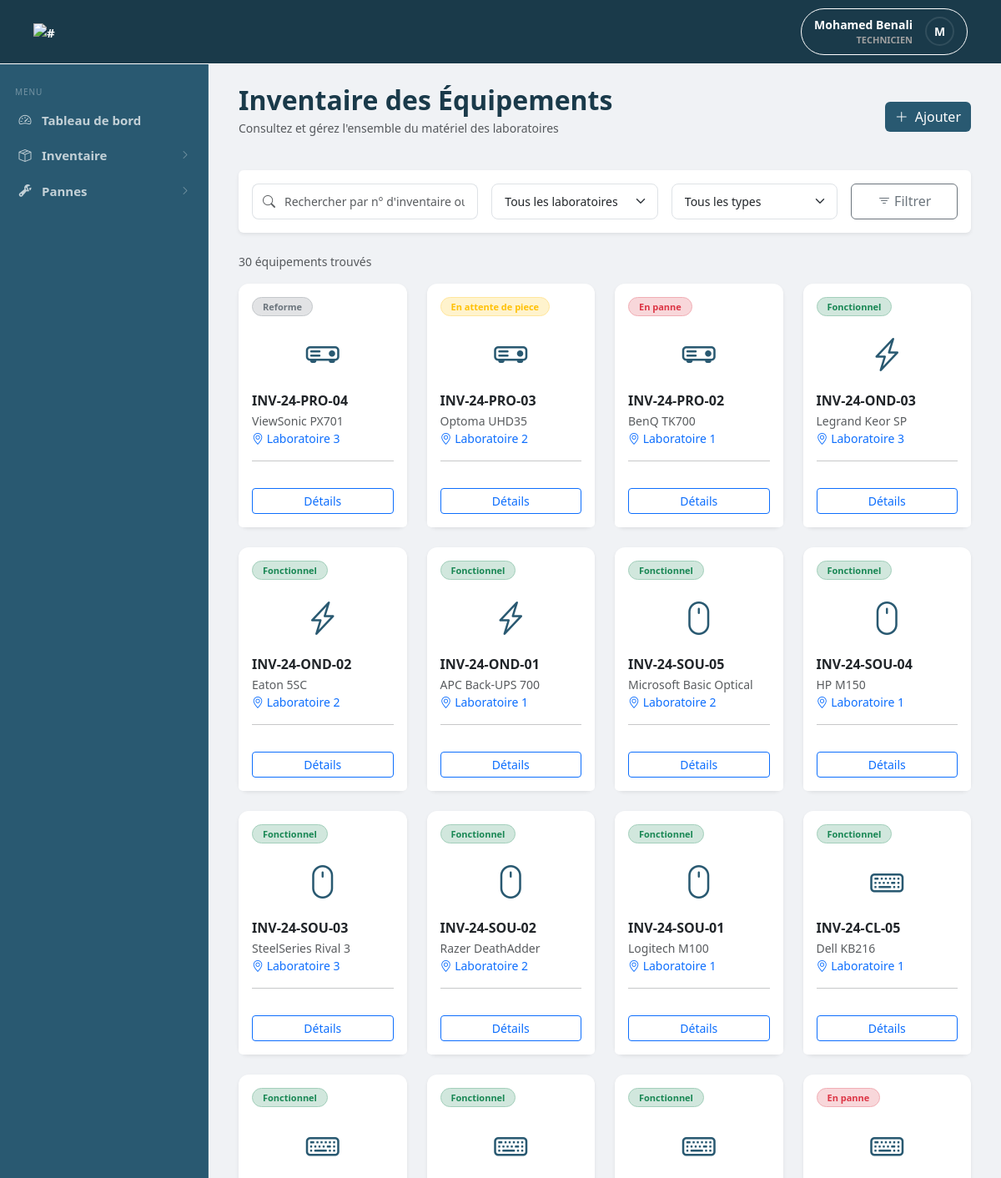
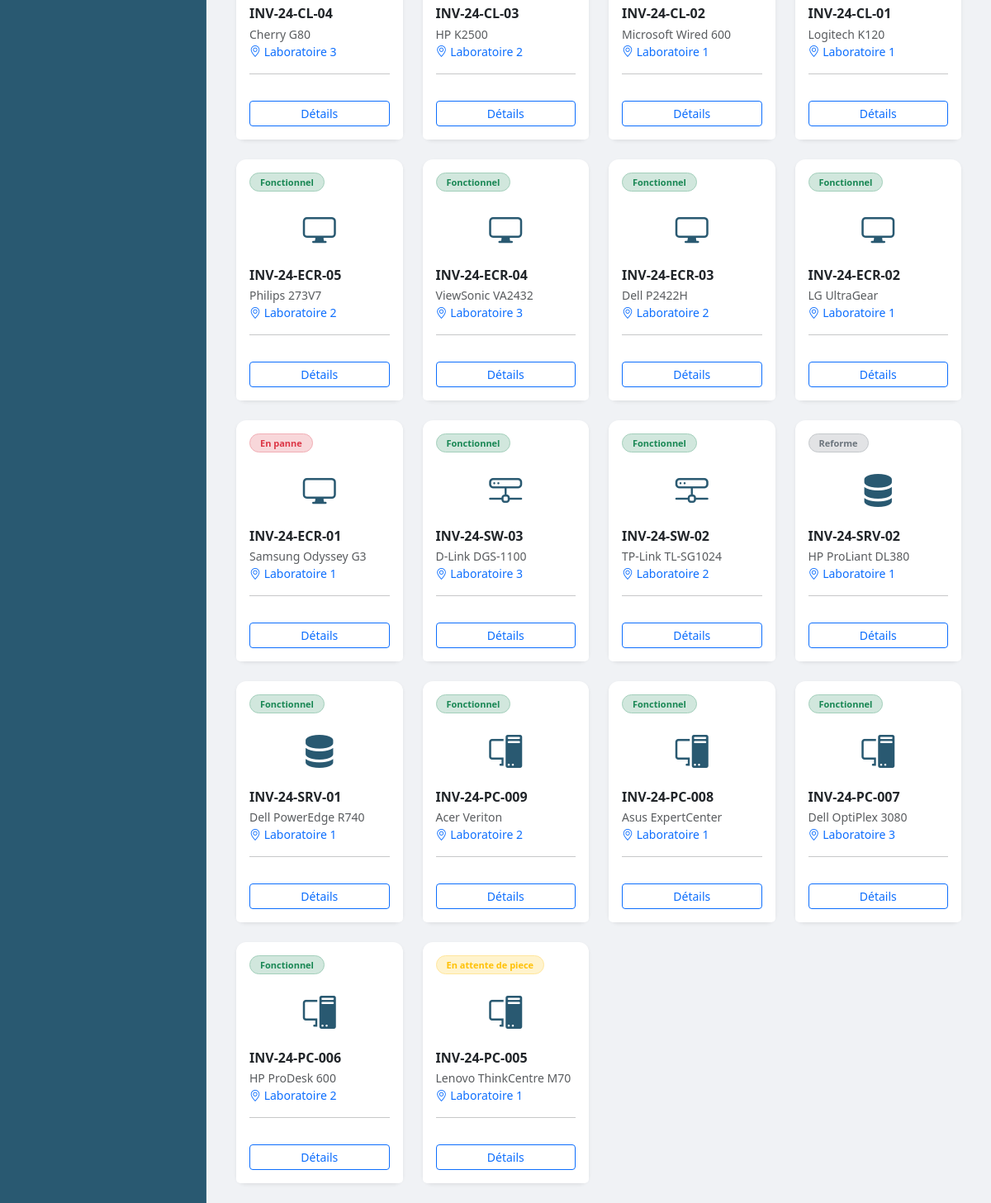
Screenshot of /technicien/equipements.php (signed in) with the database file from the repository (2 pictures, top to bottom).
### tables this page shows
CREATE TABLE utilisateur (
  id               INT UNSIGNED AUTO_INCREMENT PRIMARY KEY,
  nom              VARCHAR(50)  NOT NULL,
  prenom           VARCHAR(50)  NOT NULL,
  email            VARCHAR(100) NOT NULL UNIQUE,
  mot_de_passe     VARCHAR(255) NOT NULL, 
  role             ENUM('technicien','enseignant','chef departement','service enseignement','vacataire') NOT NULL,
  actif            BOOLEAN DEFAULT TRUE,
  date_expiration  DATE DEFAULT NULL
);

CREATE TABLE equipement (
  id                INT UNSIGNED AUTO_INCREMENT PRIMARY KEY,
  num_inventaire    VARCHAR(50)  NOT NULL UNIQUE, 
  salle_id          INT UNSIGNED NOT NULL,
  poste             VARCHAR(20),
  type              ENUM('PC','switch','serveur','ecran','clavier','souris','onduleur','projecteur') NOT NULL,
  marque            VARCHAR(50),
  modele            VARCHAR(50),
  num_serie         VARCHAR(100),
  date_acquisition  DATE,
  etat              ENUM('fonctionnel','en panne','en reparation','en attente de piece','reforme') NOT NULL DEFAULT 'fonctionnel',
  CONSTRAINT fk_equip_salle FOREIGN KEY (salle_id) REFERENCES salle(id) ON DELETE CASCADE
);

CREATE TABLE salle (
  id         INT UNSIGNED AUTO_INCREMENT PRIMARY KEY,
  nom        VARCHAR(50)  NOT NULL,
  capacite   TINYINT UNSIGNED NOT NULL DEFAULT 0,
  type       ENUM('Standard','Réseau','IA','Serveur') NOT NULL DEFAULT 'Standard'
);

### technicien/equipements.php (the view, shortened to what this page needs)
<?php
$custom_css = "../assets/css/technicien/equipements.css";
include '../includes/header.php';
require_once '../db_config.php';
$sql = "SELECT e.*, s.nom AS nom_salle
        FROM equipement e
        JOIN salle s ON e.salle_id = s.id";
$sql .= " ORDER BY e.id DESC";
$stmt = $conn->prepare($sql);
$stmt->execute();
$query_result = $stmt->get_result();
$equipements = [];
while ($row = $query_result->fetch_assoc()) {
    $equipements[] = $row;
}
$total = count($equipements);
?>
<main class="page-content">
  <div class="container-fluid">
    <div class="d-flex justify-content-between align-items-center mb-4">
      <div>
        <h2 class="fw-bold mb-1" style="color: #1a3a4a;">Inventaire des Équipements</h2>
        <p class="text-muted small">Consultez et gérez l'ensemble du matériel des laboratoires</p>
      </div>
      <a href="ajouter_equipement.php" class="btn btn-primary d-flex align-items-center gap-2" style="background-color: #295971; border: none;">
        <i class="bi bi-plus-lg"></i> Ajouter
      </a>
    </div>
    <div class="card border-0 shadow-sm mb-4">
      <div class="card-body p-3">
        <form action="" method="GET" class="row g-3">
          <div class="col-lg-4 col-md-6">
            <div class="input-group">
              <span class="input-group-text bg-white border-end-0 text-muted">
                <i class="bi bi-search"></i>
              </span>
              <input
                type="text"
                name="search"
                class="form-control border-start-0 ps-0"
                placeholder="Rechercher par n° d'inventaire ou modèle..."
                value="<?= htmlspecialchars($_GET['search'] ?? '') ?>">
            </div>
          </div>
          <div class="col-lg-3 col-md-6">
            <select name="salle" class="form-select">
              <option value="">Tous les laboratoires</option>
            </select>
          </div>
          <div class="col-lg-3 col-md-6">
            <select name="type" class="form-select">
              <option value="">Tous les types</option>
            </select>
          </div>
          <div class="col-lg-2 col-md-6 d-flex gap-2">
            <button type="submit" class="btn btn-outline-secondary w-100">
              <i class="bi bi-filter"></i> Filtrer
            </button>
          </div>
        </form>
      </div>
    </div>
    <p class="text-muted small mb-3">
      <?= $total ?> équipement<?= $total > 1 ? 's' : '' ?> trouvé<?= $total > 1 ? 's' : '' ?>
    </p>
    <div class="row g-4">
      <?php if ($total > 0): ?>
        <?php foreach ($equipements as $row): ?>
          <?php
          switch (strtolower($row['type'])) {
              case 'pc':         $icon = "bi-pc-display";       break;
              case 'projecteur': $icon = "bi-projector";        break;
              case 'switch':     $icon = "bi-hdd-network";      break;
              case 'ecran':      $icon = "bi-display";          break;
              case 'serveur':    $icon = "bi-server";           break;
              case 'onduleur':   $icon = "bi-lightning-charge"; break;
              case 'souris':     $icon = "bi-mouse";            break;
              case 'clavier':    $icon = "bi-keyboard";         break;
          }
          switch (strtolower($row['etat'])) {
              case 'fonctionnel':
                  $badge_class = "bg-success-subtle text-success border-success-subtle"; break;
              case 'en panne':
                  $badge_class = "bg-danger-subtle text-danger border-danger-subtle"; break;
              case 'en reparation':
              case 'en attente de piece':
                  $badge_class = "bg-warning-subtle text-warning border-warning-subtle"; break;
              default:
                  $badge_class = "bg-secondary-subtle text-secondary border-secondary-subtle"; break;
          }
          ?>
          <div class="col-xl-3 col-lg-4 col-md-6">
            <div class="card h-100 border-0 shadow-sm item-card">
              <div class="card-body">
                <div class="d-flex justify-content-between align-items-start mb-3">
                  <span class="badge <?= $badge_class ?> border rounded-pill">
                    <?= htmlspecialchars(ucfirst($row['etat'])) ?>
                  </span>
                </div>
                <div class="text-center mb-3">
                  <i class="bi <?= $icon ?>" style="font-size: 2.5rem; color: #295971;"></i>
                </div>
                <h6 class="fw-bold mb-1"><?= htmlspecialchars($row['num_inventaire']) ?></h6>
                <p class="text-muted small mb-0"><?= htmlspecialchars($row['marque'] . ' ' . $row['modele']) ?></p>
                <p class="text-primary small mb-3">
                  <i class="bi bi-geo-alt"></i> <?= htmlspecialchars($row['nom_salle']) ?>
                </p>
                <hr class="opacity-25">
              </div>
              <div class="card-footer bg-white border-0 p-3 pt-0">
                <a href="fiche_equipement.php?id=<?php echo $row['id']; ?>" class="btn btn-sm btn-outline-primary w-100">Détails</a>
              </div>
            </div>
          </div>
        <?php endforeach; ?>
      <?php endif; ?>
    </div>
  </div>
</main>
<?php include '../includes/footer.php'; ?>

### includes/header.php (shortened to what this page needs)
<?php
require_once __DIR__ . '/../db_config.php';
$user_name = "Invité";
$user_role = "Aucun";
$avatar_letter = "U";
if (isset($_SESSION['user_id'])) {
    $user_id = $_SESSION['user_id'];
    $sql = "SELECT nom, prenom, role FROM utilisateur WHERE id = ?";
    $stmt = $conn->prepare($sql);
    $stmt->bind_param("i", $user_id);
    $stmt->execute();
    $result = $stmt->get_result();
    if ($row = $result->fetch_assoc()) {
        $user_name = $row['prenom'] . ' ' . $row['nom'];
        $user_role = $row['role'];
        $avatar_letter = strtoupper(substr($row['prenom'], 0, 1));
    }
}
?>
<!DOCTYPE html>
<html lang="fr">
<head>
    <link rel="stylesheet" href="https://cdn.jsdelivr.net/npm/bootstrap@5.3.2/dist/css/bootstrap.min.css">
    <link rel="stylesheet" href="https://cdn.jsdelivr.net/npm/bootstrap-icons@1.11.3/font/bootstrap-icons.min.css">
    <link rel="stylesheet" href="..\assets\css\includes\header.css">
    <?php
    if (isset($custom_css)): ?>
        <link rel="stylesheet" href="<?php echo $custom_css; ?>">
    <?php endif; ?>
</head>
<body>
<header class="main-header">
  <div class="header-container">
    <a href="#">
    <div class="app-logo">
      <span><img src="https://i.postimg.cc/KYqMXX8q/svgviewer-png-output.png" alt="#" height="67"></span>
    </div>
    </a>
    <div class="user-profile-dropdown" id="profileTrigger">
      <div class="profile-info">
        <span class="user-name"><?php echo htmlspecialchars($user_name); ?></span>
        <span class="user-role"><?php echo htmlspecialchars($user_role); ?></span>
      </div>
      <div class="avatar role-a"><?php echo $avatar_letter; ?></div>
    </div>
  </div>
</header>
  <div class="page-layout">
  <aside class="sidebar">
    <div class="sidebar-section-label">Menu</div>
    <?php
    $role_clean = strtolower($user_role);
    if ($role_clean === 'chef departement'): ?>
        <a href="../chef/dashboard.php" class="sidebar-item"><i class="bi bi-speedometer2"></i> <span>Tableau de bord</span></a>
        <div class="sidebar-item sidebar-toggle" id="toggleInventaire">
            <i class="bi bi-box-seam"></i> <span>Inventaire</span> <i class="bi bi-chevron-right sidebar-arrow"></i>
        </div>
        <div class="sidebar-submenu" id="submenuInventaire">
            <a href="../chef/inventaire.php" class="sidebar-subitem"><i class="bi bi-pc-display"></i> Équipements</a>
            <a href="#" class="sidebar-subitem"><i class="bi bi-file-earmark-pdf"></i> Rapport PDF</a>
        </div>
        <div class="sidebar-item sidebar-toggle" id="toggleAdmin">
            <i class="bi bi-building"></i> <span>Administration</span> <i class="bi bi-chevron-right sidebar-arrow"></i>
        </div>
        <div class="sidebar-submenu" id="submenuAdmin">
            <a href="../chef/utilisateurs.php" class="sidebar-subitem"><i class="bi bi-people"></i> Utilisateurs</a>
            <a href="../chef/gestion_vacataires.php" class="sidebar-subitem"><i class="bi bi-person-plus"></i> Comptes vacataires</a>
        </div>
    <?php
    elseif ($role_clean === 'technicien'): ?>
        <a href="../technicien/dashboard.php" class="sidebar-item"><i class="bi bi-speedometer2"></i> <span>Tableau de bord</span></a>
        <div class="sidebar-item sidebar-toggle" id="toggleInvTech">
            <i class="bi bi-box-seam"></i> <span>Inventaire</span> <i class="bi bi-chevron-right sidebar-arrow"></i>
        </div>
        <div class="sidebar-item sidebar-toggle" id="togglePanTech">
            <i class="bi bi-wrench-adjustable"></i> <span>Pannes</span> <i class="bi bi-chevron-right sidebar-arrow"></i>
        </div>
    <?php endif; ?>
  </aside>

### assets/css/includes/header.css (style rules this page uses)
:root { --header-bg: #1a3a4a; --header-border: #ffff; --text-white: #ffffff; --text-gray: #a0a0a0; --sidebar-bg: #1a3a4a; --sidebar-hover: rgba(255, 255, 255, 0.07); --sidebar-active-border: #4db8ff; --sidebar-submenu-bg: rgba(0, 0, 0, 0.18); --sidebar-w: 250px; --header-height: 60px; }
a { text-decoration: none; color: inherit; cursor: pointer; }
.main-header { background-color: var(--header-bg); border-bottom: 1px solid var(--header-border); padding: 10px 20px; color: var(--text-white); position: sticky; top: 0; z-index: 100; }
.header-container { max-width: 100%; margin: 0 auto; display: flex; justify-content: space-between; align-items: center; padding: 0 20px; }
.app-logo img { object-fit: contain; }
.user-profile-dropdown { position: relative; display: flex; align-items: center; gap: 15px; padding: 8px 15px; border: 1px solid var(--header-border); border-radius: 50px; cursor: pointer; transition: background 0.3s; }
.profile-info { display: flex; flex-direction: column; text-align: right; }
.user-name { font-size: 14px; font-weight: 600; }
.user-role { font-size: 11px; color: var(--text-gray); text-transform: uppercase; }
.avatar { width: 35px; height: 35px; border-radius: 50%; display: flex; align-items: center; justify-content: center; font-weight: bold; font-size: 14px; color: white; border: 2px solid rgba(255,255,255,0.1); }
.user-profile-dropdown { cursor: pointer; user-select: none; }
.page-layout { display: flex; min-height: calc(100vh - var(--header-height)); }
.page-content { flex: 1; padding: 24px; overflow-y: auto; background-color: #f0f2f5; }
.sidebar { width: var(--sidebar-width); background-color: #295971; color: var(--text-white); display: flex; flex-direction: column; flex-shrink: 0; padding: 12px 0; border-right: 1px solid rgba(255, 255, 255, 0.08); overflow-y: auto; }
span { font-size: 15px; font-weight: bold; }
span i { font-size: 15px; }
.sidebar-section-label { font-size: 10px; text-transform: uppercase; letter-spacing: 0.09em; color: rgba(255, 255, 255, 0.35); padding: 14px 18px 5px; }
.sidebar-item { display: flex; align-items: center; gap: 11px; padding: 10px 18px; font-size: 13.5px; color: rgba(255, 255, 255, 0.72); cursor: pointer; transition: background 0.15s, color 0.15s; border-left: 3px solid transparent; text-decoration: none; user-select: none; }
.sidebar-item i { font-size: 15px; width: 18px; text-align: center; flex-shrink: 0; }
.sidebar-arrow { margin-left: auto; font-size: 11px !important; transition: transform 0.22s ease; opacity: 0.6; }

### assets/css/technicien/equipements.css (style rules this page uses)
:root { --header-border: #ffff; --text-white: #ffffff; --text-gray: #a0a0a0; --sidebar-bg: #1a3a4a; --sidebar-hover: rgba(255, 255, 255, 0.07); --sidebar-active-border: #4db8ff; --sidebar-submenu-bg: rgba(0, 0, 0, 0.18); --sidebar-width: 250px; --header-height: 60px; }
.item-card { transition: transform 0.2s ease, box-shadow 0.2s ease; border-radius: 12px; }
.input-group-text { border-radius: 8px 0 0 8px; }
.form-control, .form-select { border-radius: 8px; padding: 10px 15px; font-size: 14px; }
.badge { font-size: 11px; font-weight: 600; padding: 5px 12px; }

### rows the page displays
utilisateur: user_name "Mohamed Benali", role "TECHNICIEN", prenom "M"
equipement: etat "Reforme", num_inventaire "INV-24-PRO-04", marque+modele "ViewSonic PX701", salle.nom "Laboratoire 3"
equipement: etat "En attente de piece", num_inventaire "INV-24-PRO-03", marque+modele "Optoma UHD35", salle.nom "Laboratoire 2"
equipement: etat "En panne", num_inventaire "INV-24-PRO-02", marque+modele "BenQ TK700", salle.nom "Laboratoire 1"
equipement: etat "Fonctionnel", num_inventaire "INV-24-OND-03", marque+modele "Legrand Keor SP", salle.nom "Laboratoire 3"
equipement: etat "Fonctionnel", num_inventaire "INV-24-OND-02", marque+modele "Eaton 5SC", salle.nom "Laboratoire 2"
equipement: etat "Fonctionnel", num_inventaire "INV-24-OND-01", marque+modele "APC Back-UPS 700", salle.nom "Laboratoire 1"
equipement: etat "Fonctionnel", num_inventaire "INV-24-SOU-05", marque+modele "Microsoft Basic Optical", salle.nom "Laboratoire 2"
equipement: etat "Fonctionnel", num_inventaire "INV-24-SOU-04", marque+modele "HP M150", salle.nom "Laboratoire 1"
equipement: etat "Fonctionnel", num_inventaire "INV-24-SOU-03", marque+modele "SteelSeries Rival 3", salle.nom "Laboratoire 3"
equipement: etat "Fonctionnel", num_inventaire "INV-24-SOU-02", marque+modele "Razer DeathAdder", salle.nom "Laboratoire 2"
equipement: etat "Fonctionnel", num_inventaire "INV-24-SOU-01", marque+modele "Logitech M100", salle.nom "Laboratoire 1"
equipement: etat "Fonctionnel", num_inventaire "INV-24-CL-05", marque+modele "Dell KB216", salle.nom "Laboratoire 1"
equipement: etat "Fonctionnel", num_inventaire "INV-24-CL-04", marque+modele "Cherry G80", salle.nom "Laboratoire 3"
equipement: etat "Fonctionnel", num_inventaire "INV-24-CL-03", marque+modele "HP K2500", salle.nom "Laboratoire 2"
equipement: etat "Fonctionnel", num_inventaire "INV-24-CL-02", marque+modele "Microsoft Wired 600", salle.nom "Laboratoire 1"
equipement: etat "En panne", num_inventaire "INV-24-CL-01", marque+modele "Logitech K120", salle.nom "Laboratoire 1"
equipement: etat "Fonctionnel", num_inventaire "INV-24-ECR-05", marque+modele "Philips 273V7", salle.nom "Laboratoire 2"
equipement: etat "Fonctionnel", num_inventaire "INV-24-ECR-04", marque+modele "ViewSonic VA2432", salle.nom "Laboratoire 3"
equipement: etat "Fonctionnel", num_inventaire "INV-24-ECR-03", marque+modele "Dell P2422H", salle.nom "Laboratoire 2"
equipement: etat "Fonctionnel", num_inventaire "INV-24-ECR-02", marque+modele "LG UltraGear", salle.nom "Laboratoire 1"
equipement: etat "En panne", num_inventaire "INV-24-ECR-01", marque+modele "Samsung Odyssey G3", salle.nom "Laboratoire 1"
equipement: etat "Fonctionnel", num_inventaire "INV-24-SW-03", marque+modele "D-Link DGS-1100", salle.nom "Laboratoire 3"
equipement: etat "Fonctionnel", num_inventaire "INV-24-SW-02", marque+modele "TP-Link TL-SG1024", salle.nom "Laboratoire 2"
equipement: etat "Reforme", num_inventaire "INV-24-SRV-02", marque+modele "HP ProLiant DL380", salle.nom "Laboratoire 1"
equipement: etat "Fonctionnel", num_inventaire "INV-24-SRV-01", marque+modele "Dell PowerEdge R740", salle.nom "Laboratoire 1"
equipement: etat "Fonctionnel", num_inventaire "INV-24-PC-009", marque+modele "Acer Veriton", salle.nom "Laboratoire 2"
equipement: etat "Fonctionnel", num_inventaire "INV-24-PC-008", marque+modele "Asus ExpertCenter", salle.nom "Laboratoire 1"
equipement: etat "Fonctionnel", num_inventaire "INV-24-PC-007", marque+modele "Dell OptiPlex 3080", salle.nom "Laboratoire 3"
equipement: etat "Fonctionnel", num_inventaire "INV-24-PC-006", marque+modele "HP ProDesk 600", salle.nom "Laboratoire 2"
equipement: etat "En attente de piece", num_inventaire "INV-24-PC-005", marque+modele "Lenovo ThinkCentre M70", salle.nom "Laboratoire 1"

### other values shown
$total "30"
